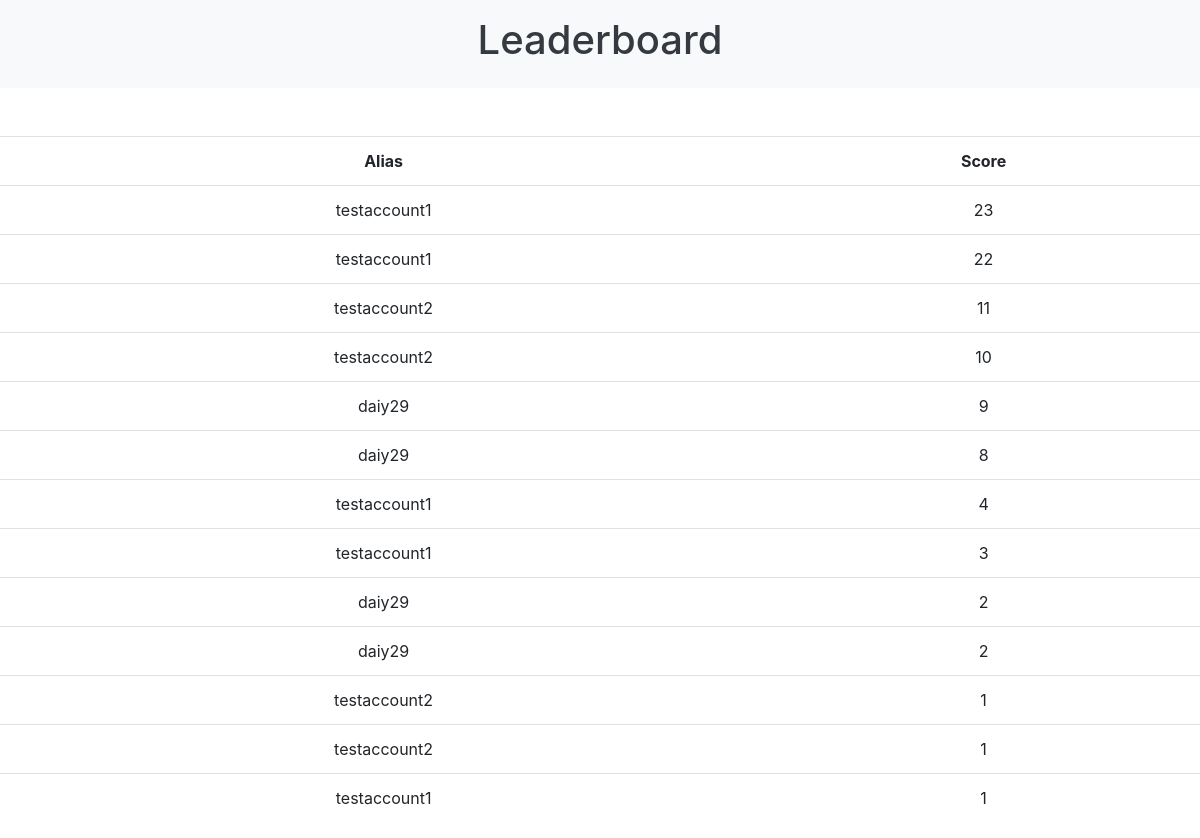
Page /e/daiy29/scoreboard/ on the committed database.
### gameBoardApp/models.py (models this page shows)
class Post(models.Model):
    title= models.CharField(max_length=300)
    content= models.TextField()

### gameBoardApp/dispviews.py (the view)
# urls.py: url(r'^e/daiy29/scoreboard/$', dispviews.showboard, name='showboard'),
def showboard(request):
    allrows = Post.objects.all().values('title','content').order_by(Length('content').desc(), '-content').exclude(content=0)
    context={'allrows': allrows}
    return render(request, 'gameBoardApp/scoreboard.html',context) # shows leaderboard in scoreboard.html

### templates/gameBoardApp/scoreboard.html (shortened to what this page needs)
<!DOCTYPE html>
<html lang="en">
<head>
  <link rel="stylesheet" href="https://stackpath.bootstrapcdn.com/bootstrap/4.1.3/css/bootstrap.min.css"
>
</head>
<div><header class="bg-light text-center p-3 mb-5">
<h1 class="text-dark">Leaderboard</h1>
</header></div>
  <table class="table text-center">
    <tr>
      <th scope="col"> Alias </th>
      <th scope="col"> Score </th>
    </tr>
    {% for row in allrows%}
    <tr>
	<td>{{ row.title }}</td>
        <td>{{ row.content }}</td>
    </tr>
    {% endfor %}
</table>
</html>

### rows in the picture
Post: title "testaccount1", content "23"
Post: title "testaccount1", content "22"
Post: title "testaccount2", content "11"
Post: title "testaccount2", content "10"
Post: title "daiy29", content "9"
Post: title "daiy29", content "8"

### other values in the picture
{{ row.title }} "testaccount1" "testaccount1" "daiy29" "daiy29" "testaccount2" "testaccount2" "testaccount1"
{{ row.content }} "4" "3" "2" "2" "1" "1" "1"
